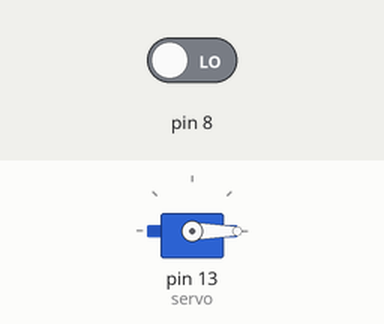
A sketch run on a simulated Arduino Uno, built with avr-gcc and run on an emulated ATmega328P. Parts: servo. Inputs (shaded band) come from the test bench; at power-on: pin 8 LOW.

Above: at 1.2 s.
1.3 s: pin 8 driven HIGH
At 1.45 s:
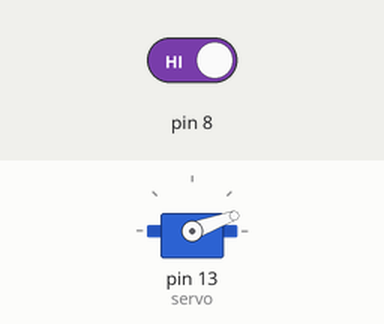
At 1.85 s:
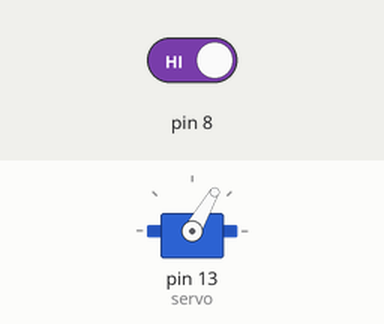
4.3 s: pin 8 driven LOW
At 4.3 s:
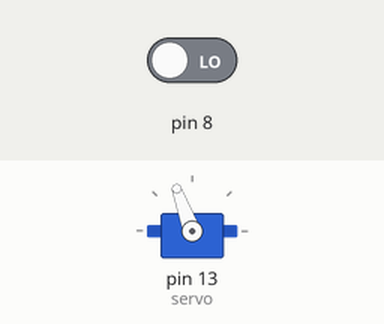
Timing chart, 0 to 7.3 s (numbered marks = the images above; inputs shaded):
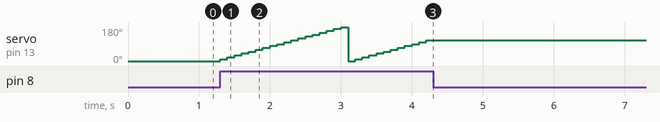

Measured:
- after the input at 1.3 s, servo on pin 13 (servo): 0° → 10° at once, → 20° 0.10 s later, → 30° 0.10 s later, → 40° 0.10 s later, … (30 changes in this stretch)
- after the input at 4.3 s, servo on pin 13 (servo): stops changing and stays 110°

The sketch:

button_servo_C.ino
```cpp
#include <Servo.h>

Servo servo;
int angle = 0;

void setup(){
  servo.attach(13);
  pinMode(8, INPUT);
}

void loop(){
  if(digitalRead(8) == HIGH && angle <= 180){
    angle += 10;
  }
  if(angle > 180){
    angle = 0;
  }
  servo.write(angle);
  delay(100);
}
```
